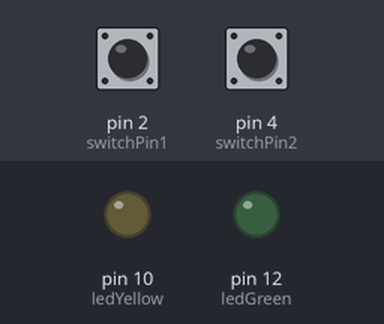
The sketch below on a simulated Arduino Uno, built with avr-gcc and run on an emulated ATmega328P. On the bench: output pins drawn as LEDs (lit = HIGH). Inputs (shaded band) come from the test bench; at power-on: pin 2 (switchPin1) HIGH, pin 4 (switchPin2) HIGH.

Above: at 0.2 s.
At 6.0 s:
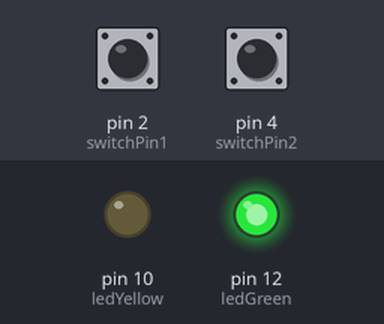
At 7.6 s:
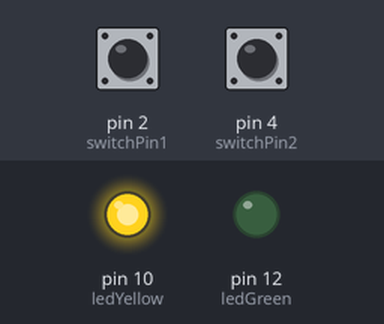
Timing chart, 0 to 13.0 s (numbered marks = the images above):
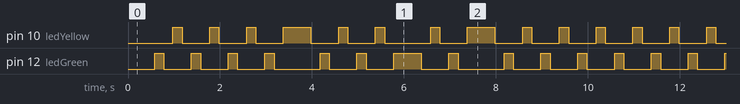

Measured:
- by itself, pin 10 (ledYellow), pin 12 (ledGreen): moves between LOW and HIGH, repeating every 10.0 s
- by itself, everything shown: repeats every 10.0 s, in 44 steps

The sketch:

SOS_ALL_CLEAR_Blink.ino
```cpp
// Define the pins for LEDs and switches
const int ledGreen = 12;
const int ledYellow = 10;
const int switchPin1 = 2;
const int switchPin2 = 4;

// Define the beats per minute (BPM) for the song
const int beatsPerMinute = 104; // Adjust this value if needed

// Calculate the duration of each beat in milliseconds
const int beatDuration = 60000 / beatsPerMinute;

// Variables to track switch states
int switchState1 = 0;
int switchState2 = 0;
int lastSwitchState1 = 0;
int lastSwitchState2 = 0;

// Variables to control LED blinking
unsigned long previousMillis = 0;
int ledStateGreen = LOW;
int ledStateYellow = LOW;

// Morse code for "ALL CLEAR"
const int allClearDuration = 200; // Duration of each dot or dash in milliseconds

const int allClearPattern[] = {
  allClearDuration, allClearDuration, allClearDuration, // A
  allClearDuration, allClearDuration, allClearDuration, // L
  allClearDuration * 3, // Space between words
  allClearDuration, allClearDuration, allClearDuration, allClearDuration, allClearDuration, allClearDuration, allClearDuration // C
};
const int allClearLength = sizeof(allClearPattern) / sizeof(allClearPattern[0]);

// Morse code for "SOS"
const int sosPattern[] = {
  allClearDuration, allClearDuration, allClearDuration, // S
  allClearDuration * 3, // Space between letters
  allClearDuration, allClearDuration, allClearDuration, // O
  allClearDuration * 3, // Space between letters
  allClearDuration, allClearDuration, allClearDuration // S
};
const int sosLength = sizeof(sosPattern) / sizeof(sosPattern[0]);

// Counter for beats
int beatCounter = 0;

void setup() {
  pinMode(ledGreen, OUTPUT);
  pinMode(ledYellow, OUTPUT);
  pinMode(switchPin1, INPUT_PULLUP);
  pinMode(switchPin2, INPUT_PULLUP);
}

void loop() {
  // Read the state of the switches
  switchState1 = digitalRead(switchPin1);
  switchState2 = digitalRead(switchPin2);

  // Check if the switches are ON (HIGH since INPUT_PULLUP is used)
  if (switchState1 == HIGH || switchState2 == HIGH) {
    // Get the current time
    unsigned long currentMillis = millis();

    // Check if enough time has passed for a new beat
    if (currentMillis - previousMillis >= beatDuration) {
      // Save the current time for the next beat
      previousMillis = currentMillis;

      // Increment the beat counter
      beatCounter++;

      // Check if switch 1 is ON (Green LEDs for "ALL CLEAR")
      if (switchState1 == HIGH) {
        // Blink "ALL CLEAR" using green LEDs
        if (beatCounter <= allClearLength) {
          int duration = allClearPattern[beatCounter - 1];
          ledStateGreen = !ledStateGreen; // Toggle the green LED state
          digitalWrite(ledGreen, ledStateGreen);
          delay(duration); // Blink duration
          ledStateGreen = LOW; // Turn off the green LED
          digitalWrite(ledGreen, ledStateGreen);
          delay(allClearDuration); // Time between dots and dashes
        }
      }

      // Check if switch 2 is ON (Yellow LEDs for "SOS")
      if (switchState2 == HIGH) {
        // Blink "SOS" using yellow LEDs
        if (beatCounter <= sosLength) {
          int duration = sosPattern[beatCounter - 1];
          ledStateYellow = !ledStateYellow; // Toggle the yellow LED state
          digitalWrite(ledYellow, ledStateYellow);
          delay(duration); // Blink duration
          ledStateYellow = LOW; // Turn off the yellow LED
          digitalWrite(ledYellow, ledStateYellow);
          delay(allClearDuration); // Time between dots and dashes
        }
      }

      // If the song is finished, reset the beat counter
      if (beatCounter >= allClearLength || beatCounter >= sosLength) {
        beatCounter = 0;
      }
    }
  } else {
    // If both switches are OFF (LOW since INPUT_PULLUP is used), turn off both LEDs
    digitalWrite(ledGreen, LOW);
    digitalWrite(ledYellow, LOW);
    // Reset the beat counter when both switches are OFF
    beatCounter = 0;
  }

  // Save the current switch states for the next iteration
  lastSwitchState1 = switchState1;
  lastSwitchState2 = switchState2;
}
```
